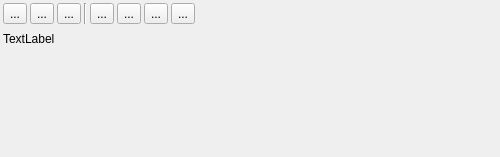
<?xml version="1.0" encoding="UTF-8"?>
<ui version="4.0">
 <class>IScrOptWpt</class>
 <widget class="QWidget" name="IScrOptWpt">
  <property name="geometry">
   <rect>
    <x>0</x>
    <y>0</y>
    <width>500</width>
    <height>157</height>
   </rect>
  </property>
  <property name="sizePolicy">
   <sizepolicy hsizetype="MinimumExpanding" vsizetype="MinimumExpanding">
    <horstretch>0</horstretch>
    <verstretch>0</verstretch>
   </sizepolicy>
  </property>
  <property name="windowTitle">
   <string>Form</string>
  </property>
  <layout class="QVBoxLayout" name="verticalLayout">
   <property name="spacing">
    <number>3</number>
   </property>
   <property name="leftMargin">
    <number>3</number>
   </property>
   <property name="topMargin">
    <number>3</number>
   </property>
   <property name="rightMargin">
    <number>3</number>
   </property>
   <property name="bottomMargin">
    <number>3</number>
   </property>
   <item>
    <layout class="QHBoxLayout" name="horizontalLayout">
     <property name="spacing">
      <number>3</number>
     </property>
     <item>
      <widget class="QToolButton" name="toolEdit">
       <property name="enabled">
        <bool>true</bool>
       </property>
       <property name="toolTip">
        <string>View details and edit.</string>
       </property>
       <property name="text">
        <string>...</string>
       </property>
       <property name="icon">
        <iconset resource="../../resources.qrc">
         <normaloff>:/icons/32x32/EditDetails.png</normaloff>:/icons/32x32/EditDetails.png</iconset>
       </property>
      </widget>
     </item>
     <item>
      <widget class="QToolButton" name="toolCopy">
       <property name="toolTip">
        <string>Copy waypoint into another project.</string>
       </property>
       <property name="text">
        <string>...</string>
       </property>
       <property name="icon">
        <iconset resource="../../resources.qrc">
         <normaloff>:/icons/32x32/Copy.png</normaloff>:/icons/32x32/Copy.png</iconset>
       </property>
      </widget>
     </item>
     <item>
      <widget class="QToolButton" name="toolDelete">
       <property name="toolTip">
        <string>Delete waypoint from project.</string>
       </property>
       <property name="text">
        <string>...</string>
       </property>
       <property name="icon">
        <iconset resource="../../resources.qrc">
         <normaloff>:/icons/32x32/DeleteOne.png</normaloff>:/icons/32x32/DeleteOne.png</iconset>
       </property>
      </widget>
     </item>
     <item>
      <widget class="Line" name="line">
       <property name="orientation">
        <enum>Qt::Vertical</enum>
       </property>
      </widget>
     </item>
     <item>
      <widget class="QToolButton" name="toolBubble">
       <property name="toolTip">
        <string>Show content as static bubble.</string>
       </property>
       <property name="text">
        <string>...</string>
       </property>
       <property name="icon">
        <iconset resource="../../resources.qrc">
         <normaloff>:/icons/32x32/Bubble.png</normaloff>:/icons/32x32/Bubble.png</iconset>
       </property>
       <property name="checkable">
        <bool>true</bool>
       </property>
      </widget>
     </item>
     <item>
      <widget class="QToolButton" name="toolAvoid">
       <property name="toolTip">
        <string>Wapoint defines an avoid-area for routing</string>
       </property>
       <property name="text">
        <string>...</string>
       </property>
       <property name="icon">
        <iconset resource="../../resources.qrc">
         <normaloff>:/icons/32x32/WptAvoid.png</normaloff>:/icons/32x32/WptAvoid.png</iconset>
       </property>
       <property name="checkable">
        <bool>true</bool>
       </property>
      </widget>
     </item>
     <item>
      <widget class="QToolButton" name="toolMove">
       <property name="toolTip">
        <string>Move waypoint to a new location.</string>
       </property>
       <property name="text">
        <string>...</string>
       </property>
       <property name="icon">
        <iconset resource="../../resources.qrc">
         <normaloff>:/icons/32x32/WptMove.png</normaloff>:/icons/32x32/WptMove.png</iconset>
       </property>
      </widget>
     </item>
     <item>
      <widget class="QToolButton" name="toolProj">
       <property name="toolTip">
        <string>Clone waypoint and move clone a given distance and angle.</string>
       </property>
       <property name="text">
        <string>...</string>
       </property>
       <property name="icon">
        <iconset resource="../../resources.qrc">
         <normaloff>:/icons/32x32/WptProj.png</normaloff>:/icons/32x32/WptProj.png</iconset>
       </property>
      </widget>
     </item>
     <item>
      <spacer name="horizontalSpacer">
       <property name="orientation">
        <enum>Qt::Horizontal</enum>
       </property>
       <property name="sizeHint" stdset="0">
        <size>
         <width>40</width>
         <height>20</height>
        </size>
       </property>
      </spacer>
     </item>
    </layout>
   </item>
   <item>
    <widget class="QLabel" name="label">
     <property name="sizePolicy">
      <sizepolicy hsizetype="MinimumExpanding" vsizetype="Preferred">
       <horstretch>0</horstretch>
       <verstretch>0</verstretch>
      </sizepolicy>
     </property>
     <property name="minimumSize">
      <size>
       <width>300</width>
       <height>0</height>
      </size>
     </property>
     <property name="maximumSize">
      <size>
       <width>500</width>
       <height>16777215</height>
      </size>
     </property>
     <property name="text">
      <string>TextLabel</string>
     </property>
     <property name="wordWrap">
      <bool>true</bool>
     </property>
     <property name="textInteractionFlags">
      <set>Qt::LinksAccessibleByMouse|Qt::TextSelectableByMouse</set>
     </property>
    </widget>
   </item>
   <item>
    <widget class="CPhotoAlbum" name="photoAlbum" native="true">
     <property name="minimumSize">
      <size>
       <width>0</width>
       <height>100</height>
      </size>
     </property>
    </widget>
   </item>
  </layout>
 </widget>
 <customwidgets>
  <customwidget>
   <class>CPhotoAlbum</class>
   <extends>QWidget</extends>
   <header>widgets/CPhotoAlbum.h</header>
   <container>1</container>
  </customwidget>
 </customwidgets>
 <resources>
  <include location="../../resources.qrc"/>
 </resources>
 <connections/>
</ui>
